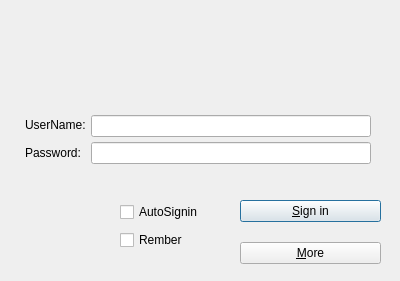
<?xml version="1.0" encoding="UTF-8"?>
<ui version="4.0">
 <class>SigninDialog</class>
 <widget class="QDialog" name="SigninDialog">
  <property name="geometry">
   <rect>
    <x>0</x>
    <y>0</y>
    <width>400</width>
    <height>281</height>
   </rect>
  </property>
  <property name="windowTitle">
   <string>Dialog</string>
  </property>
  <property name="modal">
   <bool>false</bool>
  </property>
  <widget class="QLabel" name="Promptlabel">
   <property name="geometry">
    <rect>
     <x>38</x>
     <y>170</y>
     <width>341</width>
     <height>20</height>
    </rect>
   </property>
   <property name="sizePolicy">
    <sizepolicy hsizetype="Fixed" vsizetype="Preferred">
     <horstretch>0</horstretch>
     <verstretch>0</verstretch>
    </sizepolicy>
   </property>
   <property name="minimumSize">
    <size>
     <width>200</width>
     <height>5</height>
    </size>
   </property>
   <property name="baseSize">
    <size>
     <width>100</width>
     <height>0</height>
    </size>
   </property>
   <property name="text">
    <string/>
   </property>
  </widget>
  <widget class="QWidget" name="layoutWidget">
   <property name="geometry">
    <rect>
     <x>10</x>
     <y>110</y>
     <width>361</width>
     <height>60</height>
    </rect>
   </property>
   <layout class="QHBoxLayout" name="horizontalLayout_2">
    <property name="spacing">
     <number>0</number>
    </property>
    <item>
     <layout class="QVBoxLayout" name="verticalLayout_5">
      <property name="spacing">
       <number>6</number>
      </property>
      <property name="sizeConstraint">
       <enum>QLayout::SetMaximumSize</enum>
      </property>
      <property name="leftMargin">
       <number>15</number>
      </property>
      <property name="rightMargin">
       <number>5</number>
      </property>
      <item>
       <widget class="QLabel" name="UserNamelabel">
        <property name="enabled">
         <bool>true</bool>
        </property>
        <property name="sizePolicy">
         <sizepolicy hsizetype="Preferred" vsizetype="Fixed">
          <horstretch>0</horstretch>
          <verstretch>0</verstretch>
         </sizepolicy>
        </property>
        <property name="minimumSize">
         <size>
          <width>60</width>
          <height>0</height>
         </size>
        </property>
        <property name="sizeIncrement">
         <size>
          <width>199</width>
          <height>0</height>
         </size>
        </property>
        <property name="baseSize">
         <size>
          <width>20</width>
          <height>0</height>
         </size>
        </property>
        <property name="text">
         <string>UserName:</string>
        </property>
       </widget>
      </item>
      <item>
       <widget class="QLabel" name="Passwordlabel">
        <property name="sizePolicy">
         <sizepolicy hsizetype="Preferred" vsizetype="Fixed">
          <horstretch>20</horstretch>
          <verstretch>20</verstretch>
         </sizepolicy>
        </property>
        <property name="minimumSize">
         <size>
          <width>60</width>
          <height>0</height>
         </size>
        </property>
        <property name="sizeIncrement">
         <size>
          <width>50</width>
          <height>0</height>
         </size>
        </property>
        <property name="baseSize">
         <size>
          <width>20</width>
          <height>0</height>
         </size>
        </property>
        <property name="text">
         <string>Password:</string>
        </property>
       </widget>
      </item>
     </layout>
    </item>
    <item>
     <layout class="QVBoxLayout" name="verticalLayout_6">
      <item>
       <widget class="QLineEdit" name="UserNamelineEdit"/>
      </item>
      <item>
       <widget class="QLineEdit" name="PasswordlineEdit"/>
      </item>
     </layout>
    </item>
   </layout>
  </widget>
  <widget class="QWidget" name="layoutWidget_2">
   <property name="geometry">
    <rect>
     <x>20</x>
     <y>290</y>
     <width>361</width>
     <height>60</height>
    </rect>
   </property>
   <layout class="QHBoxLayout" name="horizontalLayout_4">
    <property name="spacing">
     <number>0</number>
    </property>
    <item>
     <layout class="QVBoxLayout" name="verticalLayout_9">
      <property name="spacing">
       <number>6</number>
      </property>
      <property name="sizeConstraint">
       <enum>QLayout::SetMaximumSize</enum>
      </property>
      <property name="leftMargin">
       <number>15</number>
      </property>
      <property name="rightMargin">
       <number>5</number>
      </property>
      <item>
       <widget class="QLabel" name="UserNamelabel_3">
        <property name="enabled">
         <bool>true</bool>
        </property>
        <property name="sizePolicy">
         <sizepolicy hsizetype="Preferred" vsizetype="Fixed">
          <horstretch>0</horstretch>
          <verstretch>0</verstretch>
         </sizepolicy>
        </property>
        <property name="minimumSize">
         <size>
          <width>60</width>
          <height>0</height>
         </size>
        </property>
        <property name="sizeIncrement">
         <size>
          <width>199</width>
          <height>0</height>
         </size>
        </property>
        <property name="baseSize">
         <size>
          <width>20</width>
          <height>0</height>
         </size>
        </property>
        <property name="text">
         <string>AccessKey:</string>
        </property>
       </widget>
      </item>
      <item>
       <widget class="QLabel" name="Passwordlabel_3">
        <property name="sizePolicy">
         <sizepolicy hsizetype="Preferred" vsizetype="Fixed">
          <horstretch>20</horstretch>
          <verstretch>20</verstretch>
         </sizepolicy>
        </property>
        <property name="minimumSize">
         <size>
          <width>60</width>
          <height>0</height>
         </size>
        </property>
        <property name="sizeIncrement">
         <size>
          <width>50</width>
          <height>0</height>
         </size>
        </property>
        <property name="baseSize">
         <size>
          <width>20</width>
          <height>0</height>
         </size>
        </property>
        <property name="text">
         <string>SecretKey:</string>
        </property>
       </widget>
      </item>
     </layout>
    </item>
    <item>
     <layout class="QVBoxLayout" name="verticalLayout_10">
      <item>
       <widget class="QLineEdit" name="UserNamelineEdit_3"/>
      </item>
      <item>
       <widget class="QLineEdit" name="PasswordlineEdit_3"/>
      </item>
     </layout>
    </item>
   </layout>
  </widget>
  <widget class="QLabel" name="label">
   <property name="geometry">
    <rect>
     <x>160</x>
     <y>20</y>
     <width>81</width>
     <height>81</height>
    </rect>
   </property>
   <property name="styleSheet">
    <string notr="true">border-image: url(:/resources/login.png);</string>
   </property>
   <property name="text">
    <string/>
   </property>
  </widget>
  <widget class="QWidget" name="">
   <property name="geometry">
    <rect>
     <x>120</x>
     <y>200</y>
     <width>102</width>
     <height>54</height>
    </rect>
   </property>
   <layout class="QVBoxLayout" name="verticalLayout_3">
    <item>
     <widget class="QCheckBox" name="AutocheckBox">
      <property name="text">
       <string>AutoSignin</string>
      </property>
     </widget>
    </item>
    <item>
     <widget class="QCheckBox" name="RemcheckBox">
      <property name="text">
       <string>Rember</string>
      </property>
     </widget>
    </item>
   </layout>
  </widget>
  <widget class="QWidget" name="">
   <property name="geometry">
    <rect>
     <x>240</x>
     <y>200</y>
     <width>141</width>
     <height>64</height>
    </rect>
   </property>
   <layout class="QVBoxLayout" name="verticalLayout_4">
    <item>
     <widget class="QPushButton" name="SigninpushButton">
      <property name="text">
       <string>&amp;Sign in</string>
      </property>
      <property name="autoRepeat">
       <bool>false</bool>
      </property>
      <property name="default">
       <bool>true</bool>
      </property>
     </widget>
    </item>
    <item>
     <spacer name="verticalSpacer">
      <property name="orientation">
       <enum>Qt::Vertical</enum>
      </property>
      <property name="sizeHint" stdset="0">
       <size>
        <width>20</width>
        <height>40</height>
       </size>
      </property>
     </spacer>
    </item>
    <item>
     <widget class="QPushButton" name="MorepushButton">
      <property name="text">
       <string>&amp;More</string>
      </property>
     </widget>
    </item>
   </layout>
  </widget>
 </widget>
 <resources/>
 <connections/>
</ui>
